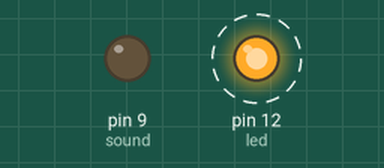
Bench run of a sketch on a simulated Arduino Uno, built with avr-gcc and run on an emulated ATmega328P. Parts: output pins drawn as LEDs (lit = HIGH). Dashed ring = blinking.

Above: at 0.2 s.
Timing chart, 0 to 5.8 s (numbered marks = the images above):
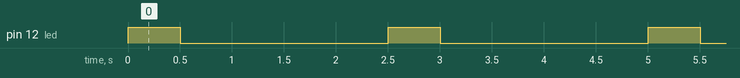

Measured:
- by itself, pin 12 (led): alternates HIGH for 0.50 s and LOW for 2.0 s

The sketch:

milis.ino
```cpp
int sound = 9;
int led = 12;

unsigned long curr = 0;
unsigned long prev = 0;

unsigned long onTime = 500;
unsigned long offTime = 2000;

bool state = 1;

void setup(){
  pinMode(sound, OUTPUT);
  pinMode(led, OUTPUT);
}

void loop(){
  digitalWrite(13, HIGH);
  notification();
}

void notification(){
  curr = millis();

  if(state == 1){
    if(curr - prev > onTime){
      state = 0;
      prev = curr;
    }
  }

  else{
    if(curr - prev > offTime){
      state = 1;
      prev = curr;
    }
  }


  digitalWrite(led, state);
}
```
